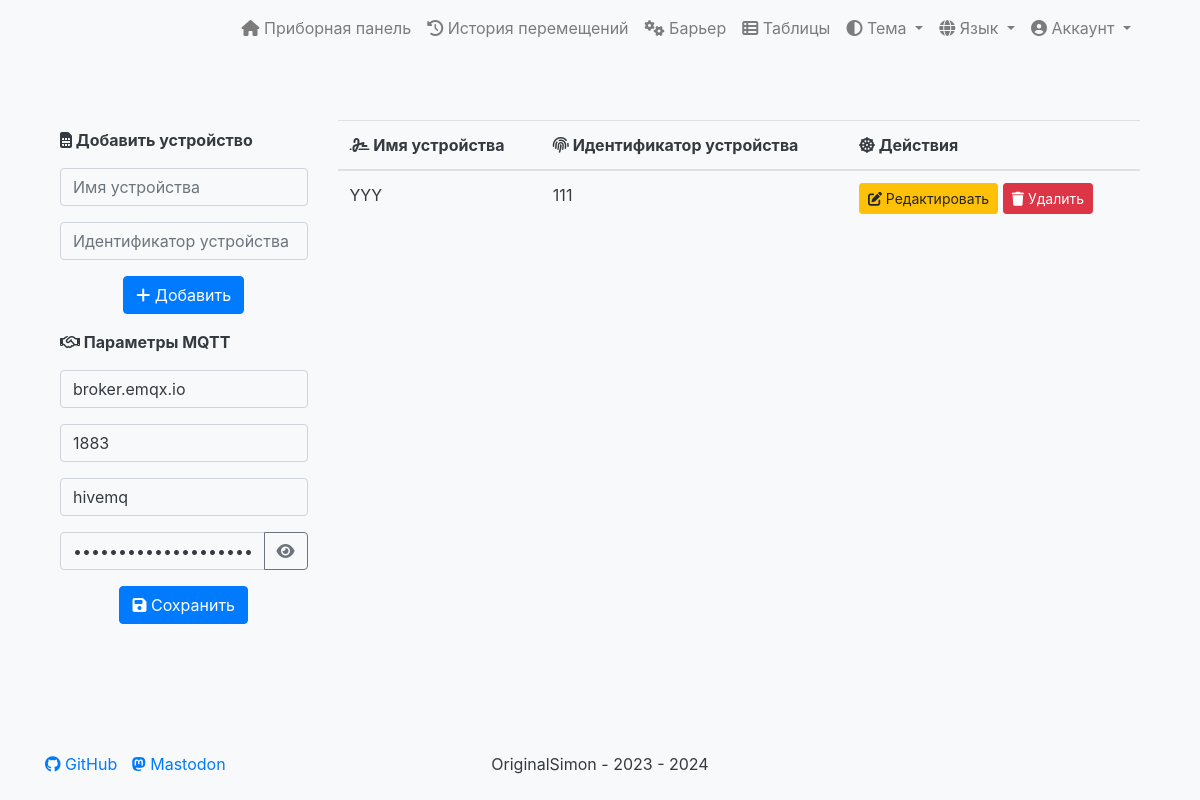
The page /devices/ (signed in) on the database its author committed.
### mqtt_client/models.py (models this page shows, shortened)
class MQTTConnection(models.Model):
    mqtt_broker = models.CharField(max_length=255, verbose_name='Брокер', blank=True, null=True)
    mqtt_port = models.PositiveIntegerField(verbose_name='Порт')
    mqtt_username = models.CharField(max_length=255, blank=True, null=True, verbose_name='Имя пользователя')
    mqtt_password = models.CharField(max_length=255, blank=True, null=True, verbose_name='Пароль')
    class Meta:
        verbose_name = 'Параметры MQTT'  # Название модели в единственном числе
        verbose_name_plural = 'Параметры MQTT'  # Название модели во множественном числе

### dashboard/models.py (models this page shows, shortened)
class Device(models.Model):
    unit_number = models.IntegerField(verbose_name='Идентификатор устройства')
    device_name = models.CharField(max_length=100, blank=True, verbose_name='Имя устройства')
    user = models.ForeignKey(User, on_delete=models.CASCADE, verbose_name='Пользователь', related_name='devices')
    class Meta:
        verbose_name = 'Устройство'
        verbose_name_plural = 'Устройства'

### mqtt_client/views.py (the view, shortened to what this page needs)
# urls.py: path('', DeviceAndMQTTConnectionView.as_view(), name='device-view'),
@method_decorator(login_required(login_url='login'), name='dispatch')
class DeviceAndMQTTConnectionView(View):
    template_name = 'device_aud/device_aud.html'
    def get(self, request):
        try:
            connection = MQTTConnection.objects.get()
        except MQTTConnection.DoesNotExist:
            connection = None
        user_devices = Device.objects.filter(user=request.user)
        return render(request, self.template_name, {'devices': user_devices, 'connection': connection, 'form_id': 'mqtt_connection_form'})

### templates/device_aud/device_aud.html (shortened to what this page needs)
{% extends 'base.html' %}
{% load i18n %}
{% block content %}
  <div class="container">
    <div class="row">
      <div class="col-md-3 mt-4">
        <p class="font-weight-bold"><i class="fa-solid fa-sim-card"></i> {% translate 'Добавить устройство' %}</p>
        <form action="{% url 'device-view' %}" method="post" id="device-form">
            <div class="form-group">
                <input type="text" class="form-control" id="device_name-input" name="device_name" placeholder="{% translate 'Имя устройства' %}" required value="">
            </div>
            <div class="form-group">
                <input type="text" class="form-control" id="inputunit_number" name="unit_number" placeholder="{% translate 'Идентификатор устройства' %}" required value="">
            </div>
            <div class="d-flex justify-content-center">
                <button type="submit" class="btn btn-primary"><i class="fa-solid fa-plus"></i> {% translate 'Добавить' %}</button>
            </div>
        </form>
        <p class="font-weight-bold mt-3"><i class="fa-regular fa-handshake"></i> {% translate 'Параметры MQTT' %}</p>
        <form method="post" action="{% url 'device-view' %}" id="{{ form_id }}">
          <div class="form-group">
              <input type="text" class="form-control" id="mqtt-broker" name="mqtt_broker" placeholder="{% translate 'Адрес брокера MQTT' %}" required value="{{ connection.mqtt_broker|default:'' }}">
          </div>
          <div class="form-group">
              <input type="number" class="form-control" id="mqtt-port" name="mqtt_port" placeholder="{% translate 'Порт брокера MQTT' %}" required value="{{ connection.mqtt_port|default:'' }}">
          </div>
          <div class="form-group">
              <input type="text" class="form-control" id="mqtt-username" name="mqtt_username" placeholder="{% translate 'Имя пользователя' %}" value="{{ connection.mqtt_username|default:'' }}">
          </div>
          <div class="form-group">
            <div class="input-group">
                <input type="password" class="form-control" id="mqtt-password" name="mqtt_password" placeholder="{% translate 'Пароль' %}" value="{{ connection.mqtt_password|default:'' }}">
                <div class="input-group-append">
                    <button class="btn btn-outline-secondary" type="button" id="showPasswordBtn">
                        <i class="fas fa-eye"></i>
                    </button>
                </div>
            </div>
          </div>
          <div class="d-flex justify-content-center">
              <button type="submit" class="btn btn-primary"><i class="fa-solid fa-floppy-disk"></i> {% translate 'Сохранить' %}</button>
          </div>
      </form>
    </div>
      <div class="col-md-9 mt-3">
        <div style="max-height: 500px; overflow-y: auto;">
          <table class="table">
            <thead>
              <tr>
                <th><i class="fa-solid fa-signature"></i> {% translate 'Имя устройства' %}</th>
                <th><i class="fa-solid fa-fingerprint"></i> {% translate 'Идентификатор устройства' %}</th>
                <th><i class="fa-solid fa-dharmachakra"></i> {% translate 'Действия' %}</th>
              </tr>
            </thead>
            <tbody>
              {% for device in devices %}
                <tr>
                  <td>{{ device.device_name }}</td>
                  <td>{{ device.unit_number }}</td>
                  <td>
                    <a href="{% url 'device-edit' device.id %}" class="btn btn-warning btn-sm mr-2 mr-sm-0 mb-2 mb-sm-0" data-toggle="modal" data-target="#editDeviceModal{{ device.id }}"><i class="fa-solid fa-pen-to-square"></i> {% translate 'Редактировать' %}</a>
                    <a href="{% url 'device-delete' device.id %}" class="btn btn-danger btn-sm"><i class="fa-solid fa-trash"></i> {% translate 'Удалить' %}</a>
                  </td>
                </tr>
            {% endfor %}
          </tbody>
        </table>
      </div>
    </div>
  </div>
{% endblock %}

### static/css/style.css (style rules this page uses)
body { display: flex; flex-direction: column; min-height: 99vh; }

### rows shown on the page
MQTTConnection: mqtt_broker "broker.emqx.io", mqtt_port "1883", mqtt_username "hivemq"
Device: device_name "YYY", unit_number "111"
